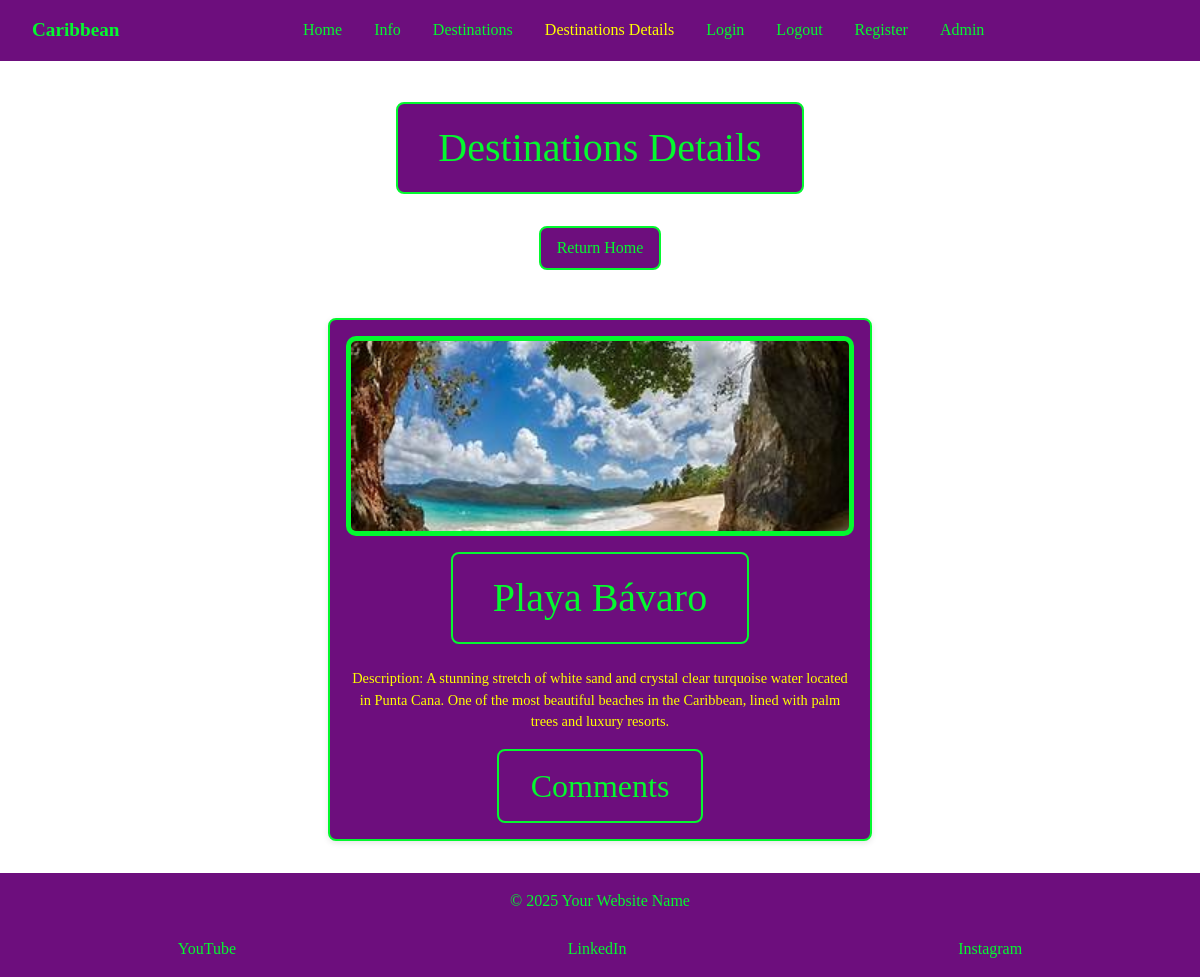
The app's page /destinations-details/3/, older data.
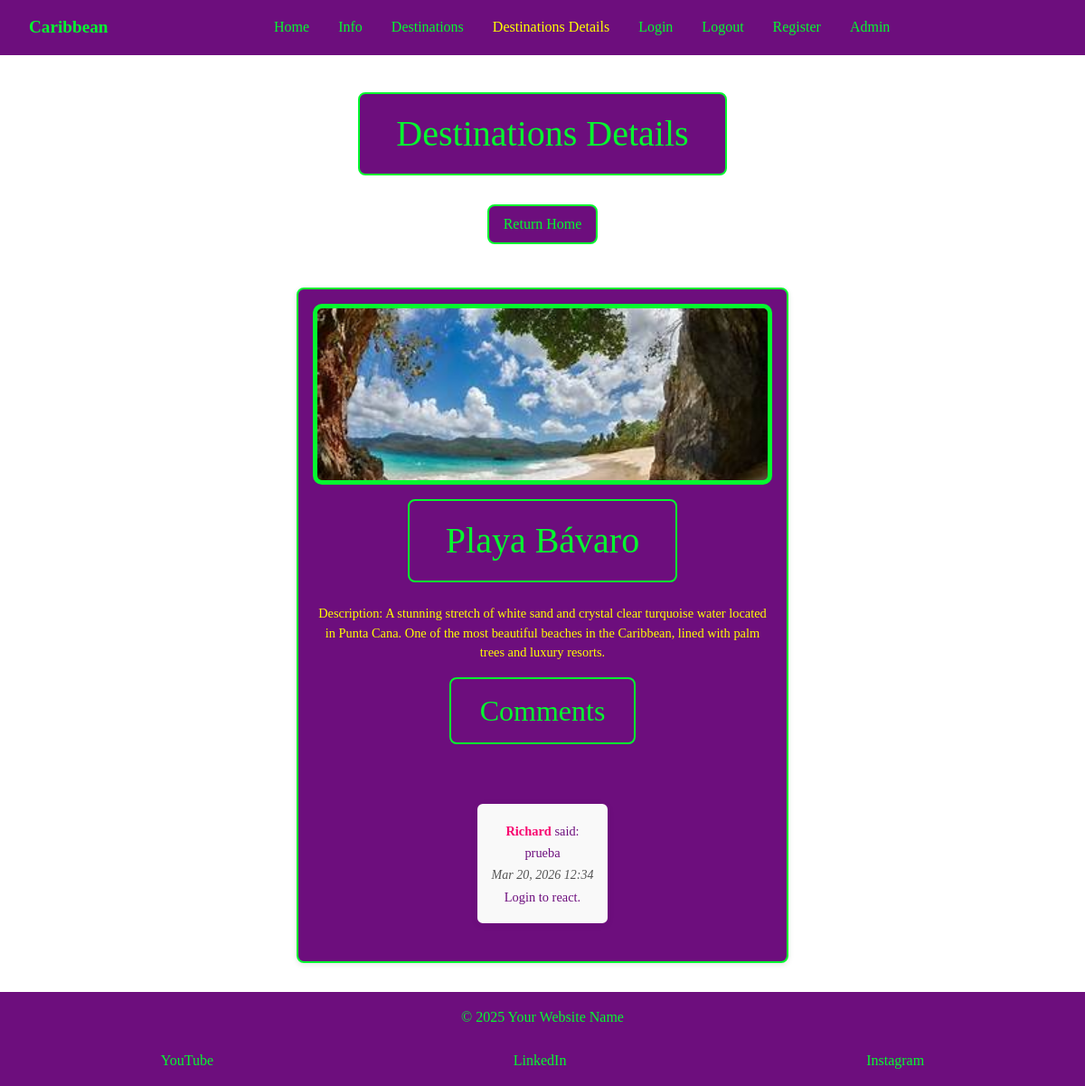
The same page, newer data.
### caribbean_tours/models.py (models this page shows, shortened)
class Places(models.Model):
    card = models.ForeignKey(CardText,
                             on_delete=models.CASCADE, null=True, blank=True)
    destinations = models.CharField(max_length=50)
    content = models.TextField()
    image_name = models.CharField(
        max_length=100,
        help_text="Enter file name (eg Cancun).",
        default="default.jpg",
        blank=True
    )
    class Meta:
        verbose_name = 'Place'
        verbose_name_plural = 'Places'

class Comment(models.Model):
    places = models.ForeignKey(
        Places,
        on_delete=models.CASCADE,
        related_name='comments',
    )
    user = models.ForeignKey(User, on_delete=models.CASCADE)
    text = models.TextField()
    created_at = models.DateTimeField(auto_now_add=True)
    updated_at = models.DateTimeField(auto_now=True)

### caribbean_tours/views.py (the view, shortened to what this page needs)
def destinations_details(request, pk):
    card = get_object_or_404(CardText, id=pk)
    places = Places.objects.filter(card=card)
    form = CommentForm(request.POST or None)
    comments = Comment.objects.filter(places__card=card).order_by('created_at')
    return render(request,
                  'destinations-details.html',
                  {'active_tab': 'destinations_details',
                   'card': card,
                   'places': places,
                   'comments': comments,
                   'form': form})

### caribbean_tours/templates/destinations-details.html (shortened to what this page needs)
{% extends 'base.html' %}
{% load static %}
{% load comment_tags %}
{% block content %}
<h1 class="color">Destinations Details</h1>
<p>
    <a class="color-return" href="{% url 'index' %}">Return Home</a>
</p>
<div class="cards-container">
    {% for place in places %}
    <div class="card">
        <img src="{% static 'images/' %}{{ place.image_name }}" alt="{{ place.destinations }}">
        <h1 class="color">{{ place.destinations }}</h1>
        <p>{{ place.content }}</p>
        <h2 class="color">Comments</h2>
        {% for comment in place.comments.all %}
        <div class="comment" data-id="{{ comment.id }}">
            <p><strong>{{ comment.user.username }}</strong> said:</p>
            <p>{{ comment.text }}</p>
            <small>{{ comment.created_at|date:"M d, Y H:i" }}</small>
            <div class="reaction-buttons">
                {% if user.is_authenticated %}
                <button class="like-btn" data-url="">👍</button>
                <span class="like-count">{{ comment|reaction_count:"like"}}</span>
                <button class="dislike-btn" data-url="">👎</button>
                <span class="dislike-count">{{ comment|reaction_count:"dislike"}}</span>
                {% else %}
                <p>Login to react.</p>
                {% endif %}
            </div>
        </div>
        {% endfor %}
    </div>
    {% endfor %}
</div>
{% endblock %}

Row changes from the older to the newer data that the page shows:
added Comment: user.username "Richard", text "prueba", created_at "Mar 20, 2026 12:34"
